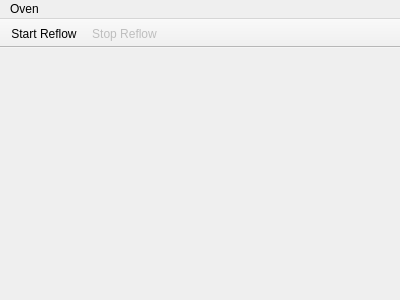
<?xml version="1.0" encoding="UTF-8"?>
<ui version="4.0">
 <class>ControlPanel</class>
 <widget class="QMainWindow" name="ControlPanel">
  <property name="geometry">
   <rect>
    <x>0</x>
    <y>0</y>
    <width>400</width>
    <height>300</height>
   </rect>
  </property>
  <property name="windowTitle">
   <string>ControlPanel</string>
  </property>
  <widget class="QWidget" name="centralWidget"/>
  <widget class="QMenuBar" name="menuBar">
   <property name="geometry">
    <rect>
     <x>0</x>
     <y>0</y>
     <width>400</width>
     <height>27</height>
    </rect>
   </property>
   <widget class="QMenu" name="menuOven">
    <property name="title">
     <string>Oven</string>
    </property>
    <addaction name="actionQuit"/>
   </widget>
   <addaction name="menuOven"/>
  </widget>
  <widget class="QStatusBar" name="statusBar">
   <property name="sizeGripEnabled">
    <bool>false</bool>
   </property>
  </widget>
  <widget class="QToolBar" name="mainToolBar">
   <property name="movable">
    <bool>false</bool>
   </property>
   <property name="toolButtonStyle">
    <enum>Qt::ToolButtonTextUnderIcon</enum>
   </property>
   <attribute name="toolBarArea">
    <enum>TopToolBarArea</enum>
   </attribute>
   <attribute name="toolBarBreak">
    <bool>true</bool>
   </attribute>
   <addaction name="actionStart_Reflow"/>
   <addaction name="actionStop_Reflow"/>
  </widget>
  <action name="actionQuit">
   <property name="text">
    <string>Quit</string>
   </property>
  </action>
  <action name="actionStop_Reflow">
   <property name="enabled">
    <bool>false</bool>
   </property>
   <property name="text">
    <string>Stop Reflow</string>
   </property>
   <property name="toolTip">
    <string>Stop Reflow</string>
   </property>
  </action>
  <action name="actionStart_Reflow">
   <property name="checkable">
    <bool>false</bool>
   </property>
   <property name="checked">
    <bool>false</bool>
   </property>
   <property name="text">
    <string>Start Reflow</string>
   </property>
   <property name="toolTip">
    <string>Start Reflow</string>
   </property>
  </action>
 </widget>
 <layoutdefault spacing="6" margin="11"/>
 <resources/>
 <connections>
  <connection>
   <sender>actionQuit</sender>
   <signal>triggered()</signal>
   <receiver>ControlPanel</receiver>
   <slot>close()</slot>
   <hints>
    <hint type="sourcelabel">
     <x>-1</x>
     <y>-1</y>
    </hint>
    <hint type="destinationlabel">
     <x>199</x>
     <y>149</y>
    </hint>
   </hints>
  </connection>
 </connections>
</ui>
